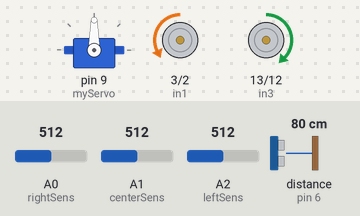
This sketch was run on a simulated Arduino Uno, built with avr-gcc and run on an emulated ATmega328P. Shown: servo, motor-driver pin pairs drawn as motors (green arrow = first pin HIGH = forward, orange = second pin HIGH = backward, longer = more drive, scaled by the enable pin). The test bench sets the inputs (shaded band); at power-on: distance to the obstacle (sensor on pin 6) 80 cm, A0 (rightSens) = 512, A1 (centerSens) = 512, A2 (leftSens) = 512. The echo pulse lasts 58.3 µs per cm.

Above: at 5.8 s.
5.9 s: distance to the obstacle (sensor on pin 6) set to 56 cm
7.4 s: distance to the obstacle (sensor on pin 6) set to 49 cm
At 8.6 s:
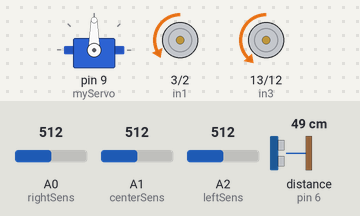
8.9 s: distance to the obstacle (sensor on pin 6) set to 250 cm
At 9.8 s:
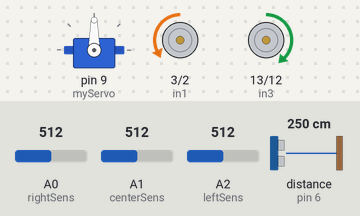
10.4 s: distance to the obstacle (sensor on pin 6) set to 2 cm
At 11.4 s:
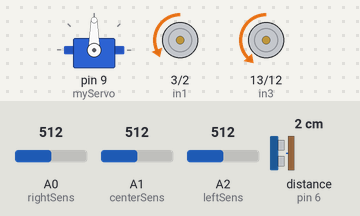
11.9 s: distance to the obstacle (sensor on pin 6) set to 60 cm
At 13.0 s:
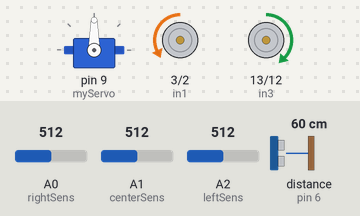
13.4 s: distance to the obstacle (sensor on pin 6) set to 299 cm
At 14.0 s:
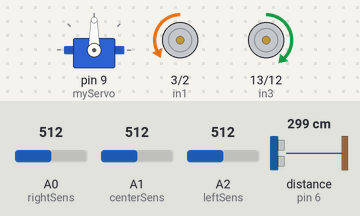
Timing chart, 0 to 15.9 s (numbered marks = the images above; inputs shaded):
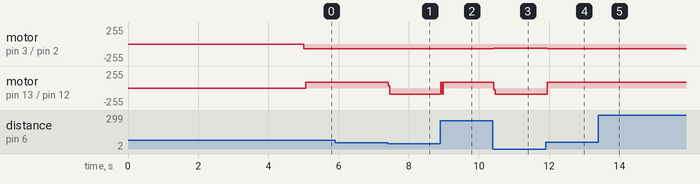

Measured:
- the behaviour switches between 52 and 51 cm on distance to the obstacle (sensor on pin 6) (found by bisection; images 0 and 1)
- after the input at 5.9 s, every drawn part: stays the same
- after the input at 7.4 s, motor on pin 13 (in3) / pin 12 (in4): forward 89/255 → backward 90/255 at once
- after the input at 8.9 s, motor on pin 13 (in3) / pin 12 (in4): backward 90/255 → forward 90/255 at once
- after the input at 10.4 s, motor on pin 3 (in1) / pin 2 (in2): backward 70/255 → backward 67/255 at once; motor on pin 13 (in3) / pin 12 (in4): forward 90/255 → backward 90/255 at once
- after the input at 11.9 s, motor on pin 3 (in1) / pin 2 (in2): backward 67/255 → backward 70/255 after 0.05 s; motor on pin 13 (in3) / pin 12 (in4): backward 90/255 → forward 89/255 after 0.05 s
- after the input at 13.4 s, motor on pin 13 (in3) / pin 12 (in4): forward 89/255 → forward 90/255 after 0.07 s

The sketch:

final_sumo_copy_20240422080733.ino
```cpp
#include <Servo.h>

Servo myServo;

const int speed = 70;
const int speedVariable = 20;

const int min_distance = 50;

// Line tracker sensor
const int rightSens = A0;
const int centerSens = A1;
const int leftSens = A2;

// H-bridge
// Right motor
const int in1 = 3;
const int in2 = 2;
const int ena = 11;

// Left motor
const int in3 = 13;
const int in4 = 12;
const int enb = 5;

// Ultrasonic sensor
const int echoPin = 6;
const int trigPin = 7;


void setup()
{

  pinMode(in1, OUTPUT);
  pinMode(in2, OUTPUT);
  pinMode(ena, OUTPUT);

  pinMode(in3, OUTPUT);
  pinMode(in4, OUTPUT);
  pinMode(enb, OUTPUT);

  pinMode(trigPin, OUTPUT);
  pinMode(echoPin, INPUT);

  pinMode(rightSens, INPUT);
  pinMode(centerSens, INPUT);
  pinMode(leftSens, INPUT);
  myServo.attach(9);
  Serial.begin(9600);
}

int counter = 0;

void loop() {
  if(millis() > 5000)
  {
    sumo();
  }
}


void sumo()
{
  int rightSensorValue = analogRead(rightSens);
  int centerSensorValue = analogRead(centerSens);
  int leftSensorValue = analogRead(leftSens);
  int threshold = 500;

  if(rightSensorValue < threshold && leftSensorValue < threshold)
  {
    // Line detected
    backward();
    delay(100);
  }
  else
  {
    // No line
    int object_distance = getDistance();
    if(object_distance <= min_distance)
    {
      turnRight();
      counter++;
      if(counter >= 2)
      {
        forward();
      }
    }
    else
    {
      counter = 0;
      forward();
      turnLeft();
    }
  }
}

void search(int d)
{
  int list[3];
  if (d <= min_distance)
  {
    myServo.write(0);
    delay(1000);
    list[0] = getDistance();
    delay(100);
    myServo.write(180);
    delay(1000);
    list[1] = getDistance();
    delay(100);
    myServo.write(90);
    delay(1000);
    list[2] = getDistance();
    delay(100);


    if(list[0] >= min_distance && list[0] > list[1])
    {
      turnRight();
      delay(500);
    }
    else if(list[1] >= min_distance && list[1] > list[0])
    {
      turnLeft();
      delay(500);
    }
    else if(list[2] >= min_distance && list[2] > list[0] && list[2] > list[1])
    {
      forward();
      delay(500);
    }
  }
}

int getDistance()
{
  digitalWrite(trigPin, LOW);
  delayMicroseconds(2);
  digitalWrite(trigPin, HIGH);
  delayMicroseconds(10);
  digitalWrite(trigPin, LOW);

  unsigned long duration = pulseIn(echoPin, HIGH, 30000);

  return (duration * 0.0343 / 2);
}

void stopMotors()
{
  analogWrite(ena, 0);
  analogWrite(enb, 0);
  digitalWrite(in1, LOW);
  digitalWrite(in2, LOW);
  digitalWrite(in3, LOW);
  digitalWrite(in4, LOW);
}


void backward()
{
  analogWrite(ena, speed);
  analogWrite(enb, speed + speedVariable);
  digitalWrite(in1, HIGH);
  digitalWrite(in2, LOW);
  digitalWrite(in3, HIGH);
  digitalWrite(in4, LOW);
}

void forward()
{
  analogWrite(ena, speed);
  analogWrite(enb, speed + speedVariable);
  digitalWrite(in1, LOW);
  digitalWrite(in2, HIGH);
  digitalWrite(in3, LOW);
  digitalWrite(in4, HIGH);
}


void turnRight()
{
  analogWrite(ena, speed);
  analogWrite(enb, speed + speedVariable);
  digitalWrite(in1, HIGH);
  digitalWrite(in2, LOW);
  digitalWrite(in3, LOW);
  digitalWrite(in4, HIGH);
}

void turnLeft()
{
  analogWrite(ena, speed);
  analogWrite(enb, speed + speedVariable);
  digitalWrite(in1, LOW);
  digitalWrite(in2, HIGH);
  digitalWrite(in3, HIGH);
  digitalWrite(in4, LOW);
}
```
